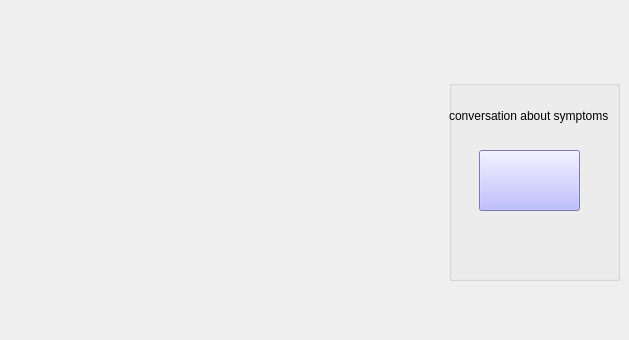
    <widget class="QWidget" name="tab_3">
     <attribute name="title">
      <string>check your self</string>
     </attribute>
     <widget class="QGroupBox" name="groupBox_2">
      <property name="geometry">
       <rect>
        <x>449</x>
        <y>80</y>
        <width>171</width>
        <height>201</height>
       </rect>
      </property>
      <property name="title">
       <string/>
      </property>
      <widget class="QPushButton" name="pushButton_4">
       <property name="geometry">
        <rect>
         <x>30</x>
         <y>70</y>
         <width>101</width>
         <height>61</height>
        </rect>
       </property>
       <property name="styleSheet">
        <string notr="true">background-color: rgb(170, 170, 255);
font: 75 8pt &quot;MS Shell Dlg 2&quot;;
font: 14pt &quot;MS Shell Dlg 2&quot;;
selection-color: rgb(85, 255, 255);</string>
       </property>
       <property name="text">
        <string/>
       </property>
       <property name="icon">
        <iconset>
         <normaloff>photo/phone.png</normaloff>photo/phone.png</iconset>
       </property>
       <property name="iconSize">
        <size>
         <width>100</width>
         <height>60</height>
        </size>
       </property>
      </widget>
      <widget class="QLabel" name="label_27">
       <property name="geometry">
        <rect>
         <x>0</x>
         <y>20</y>
         <width>171</width>
         <height>31</height>
        </rect>
       </property>
       <property name="text">
        <string>conversation about symptoms</string>
       </property>
      </widget>
     </widget>
     <widget class="QLabel" name="label_7">
      <property name="geometry">
       <rect>
        <x>50</x>
        <y>20</y>
        <width>381</width>
        <height>311</height>
       </rect>
      </property>
      <property name="text">
       <string/>
      </property>
      <property name="pixmap">
       <pixmap>photo/500_F_265848101_G33pWAYgjhL4J7Q87wuONrjzagybbi9i.jpg</pixmap>
      </property>
      <property name="scaledContents">
       <bool>true</bool>
      </property>
     </widget>
    </widget>
